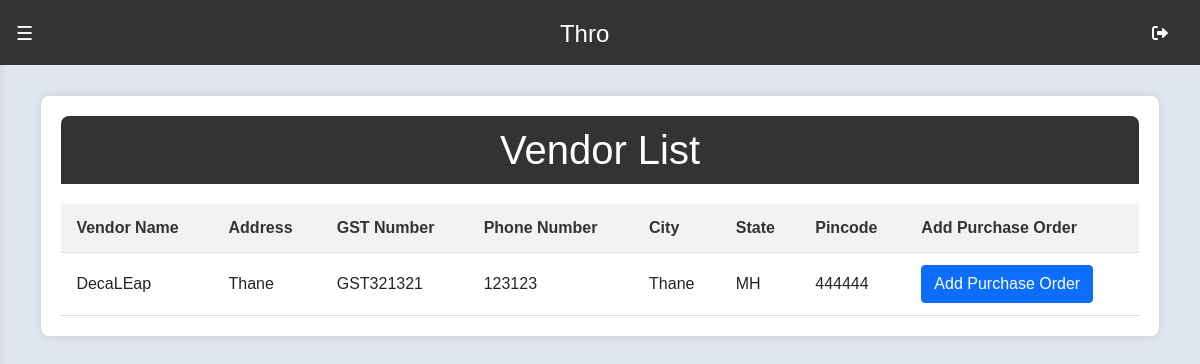
The app's page /vendorList/, older data.
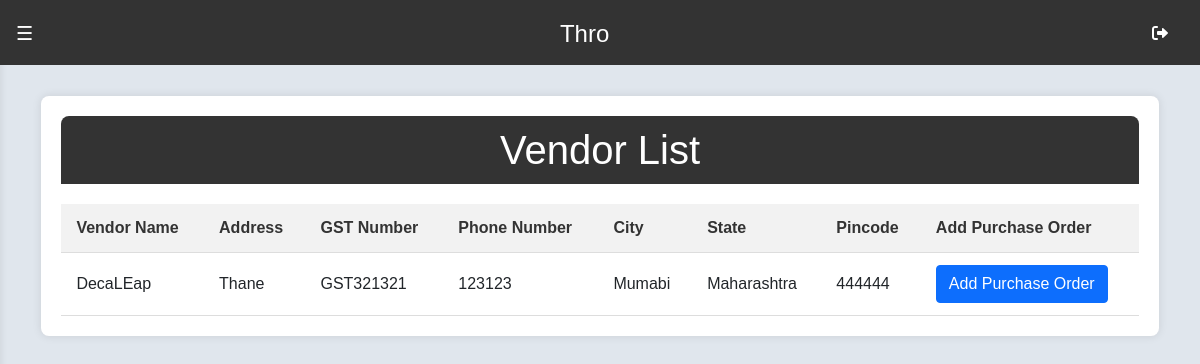
The same page, newer data.
### api/models.py (models this page shows, shortened)
class Vendor(models.Model):
    vendor_id = models.CharField(max_length=10)
    STATES_CHOICES = [
        ('AN', 'Andaman and Nicobar Islands'),
        ('AP', 'Andhra Pradesh'),
        ('AR', 'Arunachal Pradesh'),
        ('AS', 'Assam'),
        ('BR', 'Bihar'),
        ('CH', 'Chandigarh'),
        ('CT', 'Chhattisgarh'),
        ('DL', 'Delhi'),
        ('GA', 'Goa'),
        ('GJ', 'Gujarat'),
        ('HR', 'Haryana'),
        ('HP', 'Himachal Pradesh'),
        ('JK', 'Jammu and Kashmir'),
        ('JH', 'Jharkhand'),
        ('KA', 'Karnataka'),
        ('KL', 'Kerala'),
        ('LA', 'Ladakh'),
        ('LD', 'Lakshadweep'),
        ('MP', 'Madhya Pradesh'),
        ('MH', 'Maharashtra'),
        ('MN', 'Manipur'),
        ('ML', 'Meghalaya'),
        ('MZ', 'Mizoram'),
        ('NL', 'Nagaland'),
        ('OR', 'Odisha'),
        ('PY', 'Puducherry'),
        ('PB', 'Punjab'),
        ('RJ', 'Rajasthan'),
        ('SK', 'Sikkim'),
        ('TN', 'Tamil Nadu'),
        ('TG', 'Telangana'),
        ('TR', 'Tripura'),
        ('UP', 'Uttar Pradesh'),
        ('UT', 'Uttarakhand'),
        ('WB', 'West Bengal'),
    ]
    vendorName = models.CharField(max_length=100)
    vendorAddress = models.CharField(max_length=200)
    vendorGstNumber = models.CharField(max_length=50)
    vendorPhoneNumber = models.CharField(max_length=20)
    city = models.CharField(max_length=100)
    state = models.CharField(max_length=2, choices=STATES_CHOICES)
    pincode = models.CharField(max_length=10)
    ifscCode = models.CharField(max_length=20)
    accountNo = models.IntegerField()
    branch = models.CharField(max_length=30)
    nameOfBank = models.CharField(max_length=30)

### api/views.py (the view)
# urls.py: path('vendorList/', views.vendorList, name='vendorList'),
def vendorList(request):
    vendors = Vendor.objects.all()
    return render(request, 'vendorList.html', {'vendors': vendors})

### api/templates/vendorList.html (shortened to what this page needs)
{% extends 'base.html' %}
{% block content %}
<div class="container">
    <h1>Vendor List</h1>
    <table>
        <thead>
            <tr>
                <th>Vendor Name</th>
                <th>Address</th>
                <th>GST Number</th>
                <th>Phone Number</th>
                <th>City</th>
                <th>State</th>
                <th>Pincode</th>
                <th>Add Purchase Order</th>
            </tr>
        </thead>
        <tbody>
            {% for vendor in vendors %}
            <tr>
                <td>{{ vendor.vendorName }}</td>
                <td>{{ vendor.vendorAddress }}</td>
                <td>{{ vendor.vendorGstNumber }}</td>
                <td>{{ vendor.vendorPhoneNumber }}</td>
                <td>{{ vendor.city }}</td>
                <td>{{ vendor.state }}</td>
                <td>{{ vendor.pincode }}</td>
                <td>
                    <a href="{% url 'vpo' %}" class="btn btn-primary" target="_blank">Add Purchase Order</a>
                </td>
            </tr>
            {% endfor %}
        </tbody>
    </table>
</div>
{% endblock %}

Row changes from the older to the newer data that the page shows:
changed Vendor "DecaLEap": city "Thane" → "Mumabi"; state "MH" → "Maharashtra"
